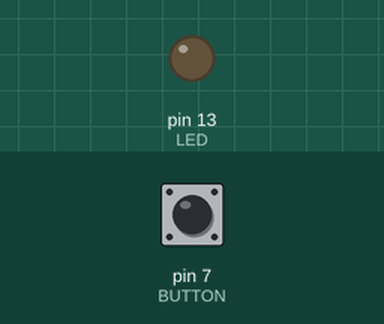
A sketch run on a simulated Arduino Uno, built with avr-gcc and run on an emulated ATmega328P. Shown: output pins drawn as LEDs (lit = HIGH). The test bench sets the inputs (shaded band); at power-on: pin 7 (BUTTON) LOW.

Above: at 1.2 s.
1.3 s: pin 7 (BUTTON) pulled HIGH for 0.15 s
At 2.3 s:
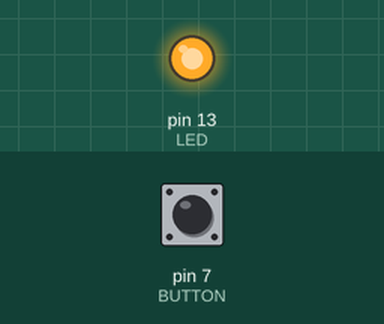
2.9 s: pin 7 (BUTTON) pulled HIGH for 1 s
At 3.5 s:
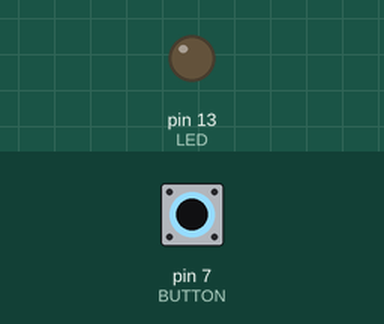
5.4 s: pin 7 (BUTTON) pulled HIGH for 3.2 s
At 6.6 s:
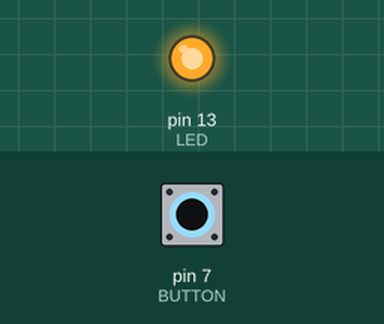
Timing chart, 0 to 8.4 s (numbered marks = the images above; inputs shaded):
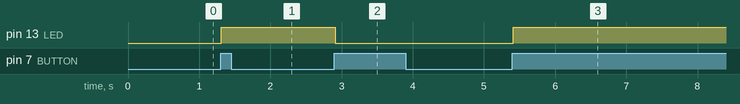

The sketch:

LED_button_Debounce.ino
```cpp
// 버튼으로 LED 깜빡이기(Debounce 예제)

int BUTTON = 7;  // 푸쉬버튼 핀 번호
int LED = 13;   // LED를 연결한 핀 번호

int val = 0;   // 버튼 상태를 저장하는 변수
int val_OLD = 0;
int State = 0; // 0: LED OFF, 1: LED ON

void setup() {
  pinMode(LED, OUTPUT);  // LED을 출력으로 설정
  pinMode(BUTTON, INPUT);  // BUTTON을 입력으로 설정
}

void loop(){
  // 버튼을 입력하면 입력 값을 buttonstate에 저장
  val = digitalRead(BUTTON);

  if ( (val==HIGH) && (val_OLD==LOW) ) {
    State = 1 - State;
    delay(10);
  }
  val_OLD = val;

  // 버튼을 눌렀을 때 버튼 상태가 HIGH면
  if (State == HIGH) {
    digitalWrite(LED, HIGH);  // LED를 켬
  }
  else {
    digitalWrite(LED, LOW); // LED를 끔
  }
}
```

Measured:
- after the input at 1.3 s, pin 13 (LED): LOW → HIGH at once
- after the input at 2.9 s, pin 13 (LED): HIGH → LOW at once
- after the input at 5.4 s, pin 13 (LED): LOW → HIGH at once
